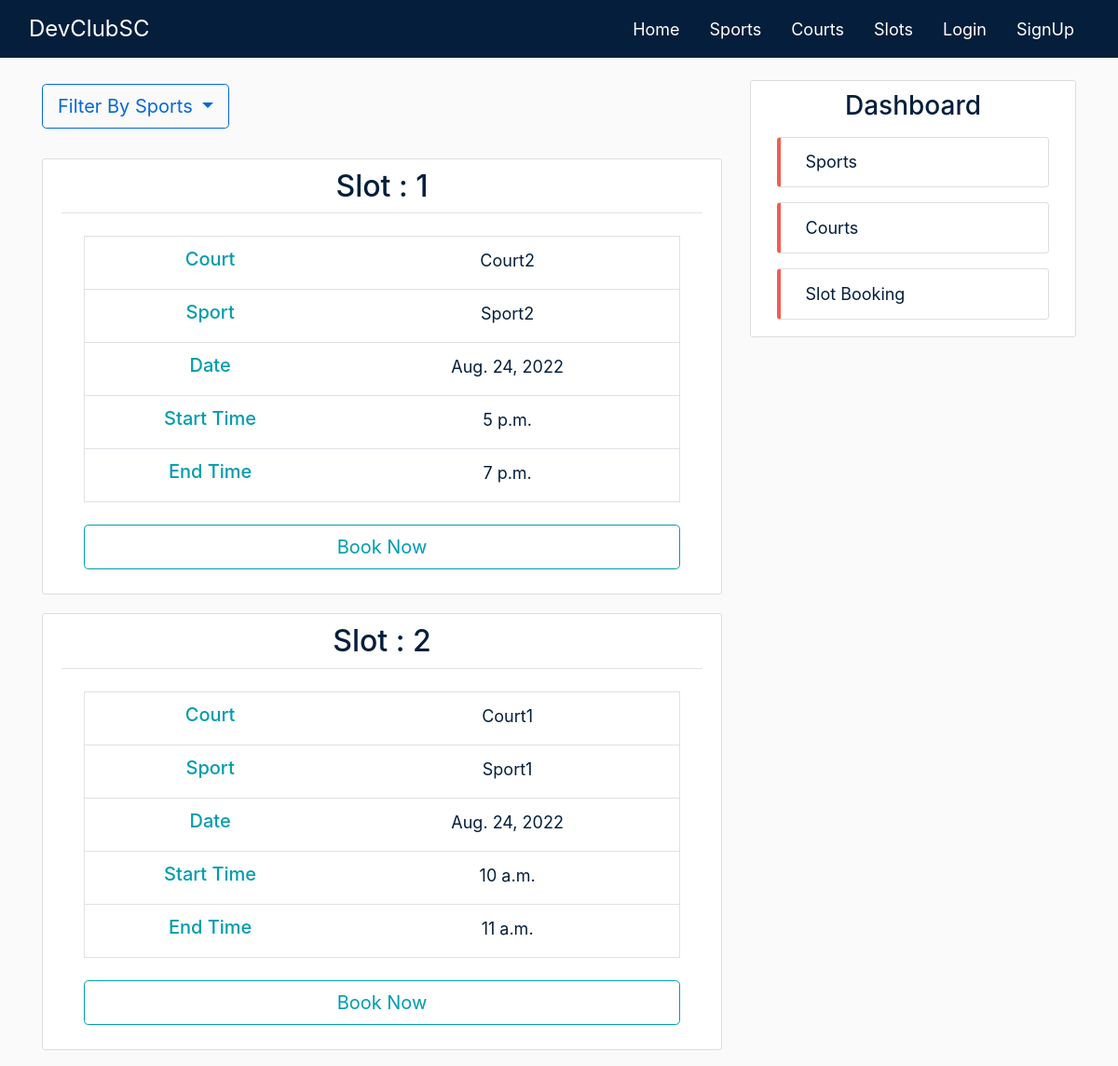
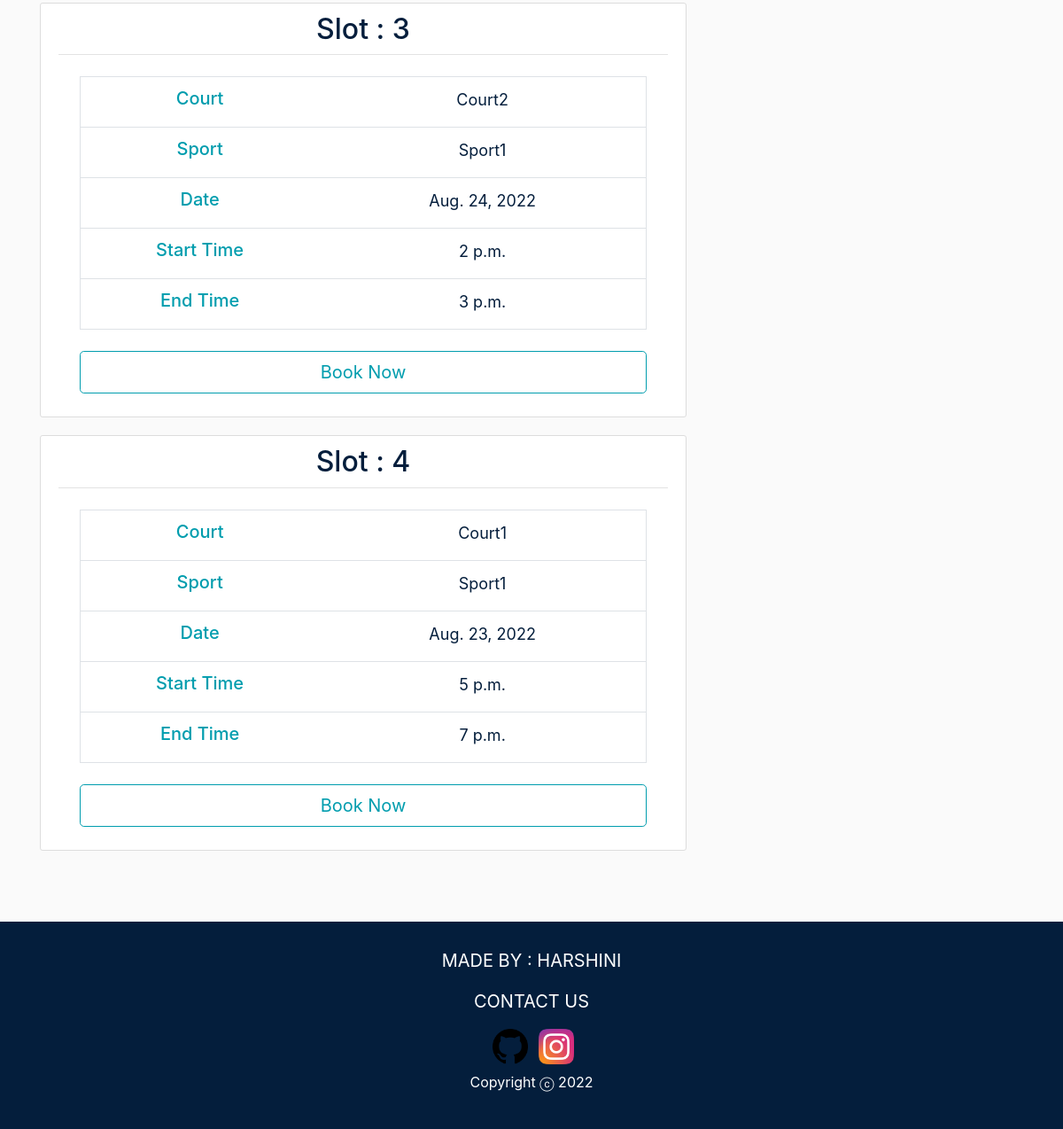
/slots/, run on the app's committed database (2 pictures, top to bottom).
### sports/models.py (models this page shows, shortened)
class Slot(models.Model):
    sport = models.ForeignKey(Sport,on_delete=models.CASCADE,default='')
    court = models.ForeignKey(Court,on_delete=models.CASCADE,default='')
    date = models.DateField()
    start_time = models.TimeField()
    end_time = models.TimeField()

class Sport(models.Model):
    name = models.CharField(max_length=100)
    courts = models.ManyToManyField(Court, blank=True)

### courts/models.py (models this page shows, shortened)
class Court(models.Model):
    name = models.CharField(max_length=100)
    capacity = models.IntegerField()

### sports/views.py (the view)
# urls.py: path('slots/', SlotListView.as_view(), name='slots-home'),
class SlotListView(ListView):
    model = Slot
    template_name = 'sports/slots.html'
    context_object_name = 'slots'
    extra_context = {'staffs': Staff.objects.all(), 'sports': Sport.objects.all()}
    ordering = ['-date']

### sports/templates/sports/slots.html (shortened to what this page needs)
{% extends 'sports/base.html' %}
{% block content %}
    <div class="dropdown show mb-3">
      <a class="btn btn-outline  btn-lg mt-1 mb-3 dropdown-toggle" href="#" role="button" id="dropdownMenuLink" data-toggle="dropdown" aria-haspopup="true" aria-expanded="false">
        Filter By Sports
      </a>
    </div>
{% for slot in slots %}
    <article class="media content-section shadow-box">
        <div class="media-body">
            <div class="article-metadata sport-title-div">
                <h2><a class="article-title sport-title" href="{% url 'slots-detail' slot.id %}">Slot : {{slot.id}}</h2>
            </div>
            <div class=" mx-4 my-4">
                <table class="table table-hover border rounded">
                    <tbody>
                    <tr>
                        <th scope="row" class='centre-text'><h5 class="centre-text side-header mb-2">Court</h5></th>
                        <td class='centre-text px-4'>
                            <a class="small-text small-a" href="{% url 'courts-detail' slot.court.id %}">{{ slot.court.name }}</a>
                        </td>
                    </tr>
                    <tr>
                        <th scope="row" class='centre-text'><h5 class="centre-text side-header mb-2">Sport</h5></th>
                        <td class='centre-text px-4'>
                            <a class="small-text small-a" href="{% url 'sports-detail' slot.sport.id %}">{{ slot.sport.name }}</a>
                        </td>
                    </tr>
                    <tr>
                        <th scope="row" class='centre-text'><h5 class="centre-text side-header mb-2">Date</h5></th>
                        <td class='centre-text px-4'>
                            <a class="small-text small-a" href="#">{{ slot.date }}</a>
                        </td>
                    </tr>
                    <tr>
                        <th scope="row" class='centre-text'><h5 class="centre-text side-header mb-2">Start Time</h5></th>
                        <td class='centre-text px-4'>
                            <a class="small-text small-a" href="#">{{ slot.start_time }}</a>
                        </td>
                    </tr>
                    <tr>
                        <th scope="row" class='centre-text'><h5 class="centre-text side-header mb-2">End Time</h5></th>
                        <td class='centre-text px-4'>
                            <a class="small-text small-a" href="#">{{ slot.end_time }}</a>
                        </td>
                    </tr>
                    </tbody>
                </table>
            </div>
            <div class="px-4">
                <form action="{%url 'add_slot' slot.id %}" method="POST">
                    <button type="submit" class="btn btn-outline btn-block btn-lg mt-1 mb-3 trending-btn">Book Now</button>
                </form>
            </div>
        </div>
    </article>
{% endfor %}
{% endblock content %}

### sports/static/sports/main.css (style rules this page uses)
body { background: #fafafa; color: #444444; padding-top: 62px; }
h1, h2, h3, h4, h5, h6 { color: #444444; }
.content-section { background: #ffffff; padding: 10px 20px; border: 1px solid #dddddd; border-radius: 3px; margin-bottom: 20px; }
.article-title { color: #041e3c; }
.article-metadata { padding-bottom: 1px; margin-bottom: 4px; border-bottom: 1px solid #e3e3e3; text-align: center; }
.btn { color:#0468d7 !important; border-color: #0468d7; }
.centre-text { text-align: center; }
.side-header { color: #009DAE; }
.small-text { font-size: 18px; color: #041e3c; }
.shadow-box { transition: 0.5s; }
.trending-btn { color: #009DAE !important; border-color: #009DAE; background-color: #ffffff !important; }

### data on the page
Slot: id "1", court.name "Court2", sport.name "Sport2", date "Aug. 24, 2022", start_time "5 p.m.", end_time "7 p.m."
Slot: id "2", court.name "Court1", sport.name "Sport1", date "Aug. 24, 2022", start_time "10 a.m.", end_time "11 a.m."
Slot: id "3", court.name "Court2", sport.name "Sport1", date "Aug. 24, 2022", start_time "2 p.m.", end_time "3 p.m."
Slot: id "4", court.name "Court1", sport.name "Sport1", date "Aug. 23, 2022", start_time "5 p.m.", end_time "7 p.m."
